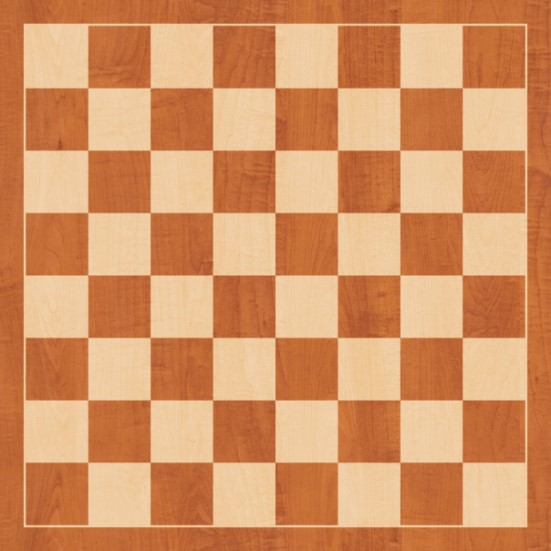
#> input picture chess.jpg, 551 x 551 px
$ jupyter execute corner_detection.ipynb   (shell and % lines are left out)
#> lines starting #> are read from the running program, lines starting #| are printed output that depends on the picture; after the words box and inside, x2 and y2 are one past the last pixel; in counts of white or black regions, pixels touching at a corner belong together
[cell 1]
import cv2
import numpy as np
import matplotlib.pyplot as plt

[cell 2]
flat_chess = cv2.imread("chess.jpg")
#> flat_chess is the input picture: shape (551, 551, 3); mean B, G, R 99.4, 146.8, 212
flat_chess = cv2.cvtColor(flat_chess, cv2.COLOR_RGB2BGR)

[cell 3]
plt.imshow(flat_chess)

[cell 4]
gray_flat_chess = cv2.cvtColor(flat_chess, cv2.COLOR_BGR2GRAY)
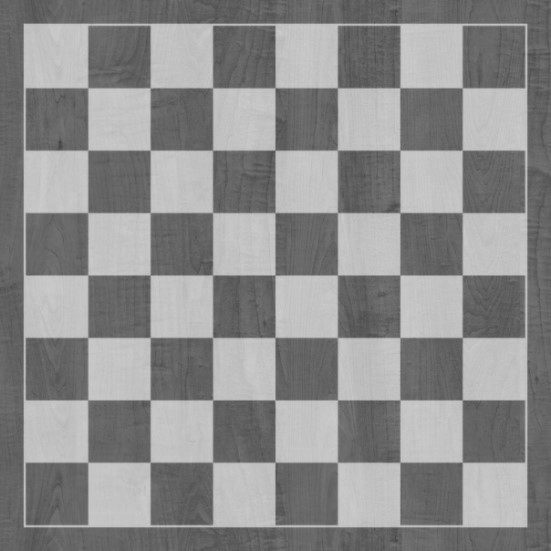
#> gray_flat_chess: shape (551, 551); min 68, max 204, mean 140.1

[cell 5]
plt.imshow(gray_flat_chess, cmap="gray")

[cell 6]
real_chess = cv2.imread("real_chess.jpg")
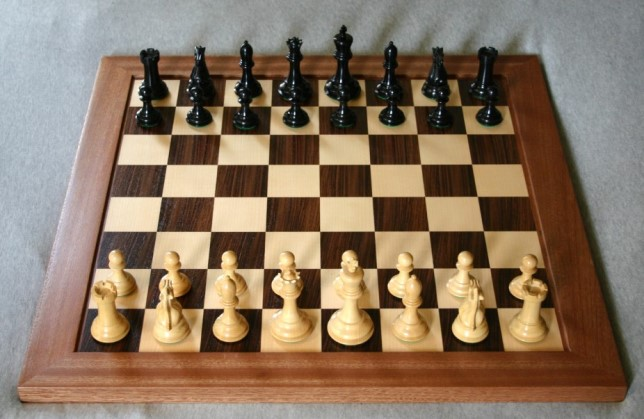
#> input picture real_chess.jpg, 644 x 419 px
#> real_chess is the input picture: shape (419, 644, 3); mean B, G, R 98, 117.6, 137.6
real_chess = cv2.cvtColor(real_chess, cv2.COLOR_RGB2BGR)

[cell 7]
plt.imshow(real_chess)

[cell 8]
gray_real_chess = cv2.cvtColor(real_chess, cv2.COLOR_BGR2GRAY)
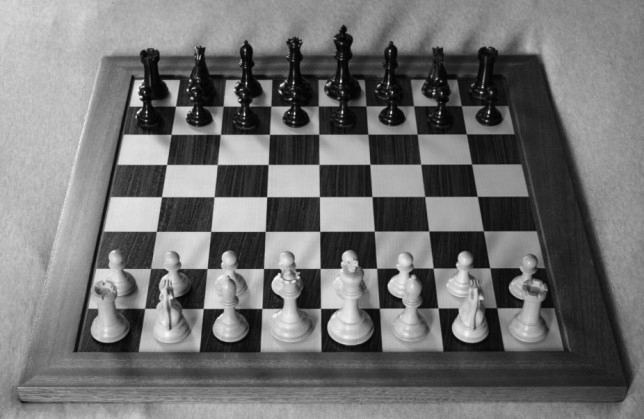
#> gray_real_chess: shape (419, 644); min 0, max 248, mean 114
plt.imshow(gray_real_chess, cmap="gray")

[cell 9]
gray = np.float32(gray_flat_chess)

[cell 10]
dst = cv2.cornerHarris(src=gray, blockSize=2, ksize=3, k=0.04)

[cell 11]
dst = cv2.dilate(dst, None)
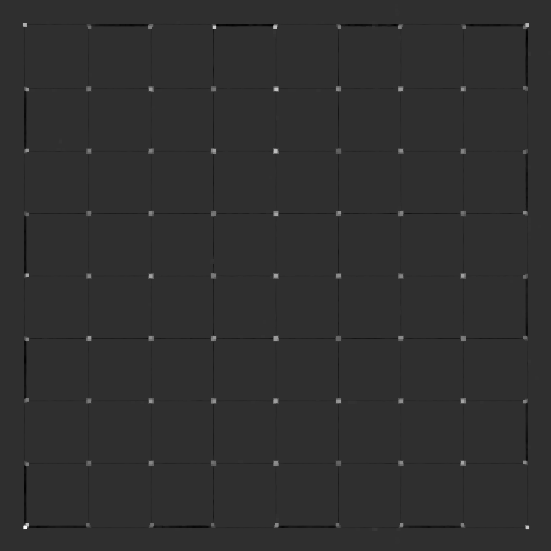
#> dst: shape (551, 551) float32; min -622945.6, max 2723332.2, mean 434.8; drawn with min black and max white
flat_chess[dst > 0.01*dst.max()] = [255, 0, 0]
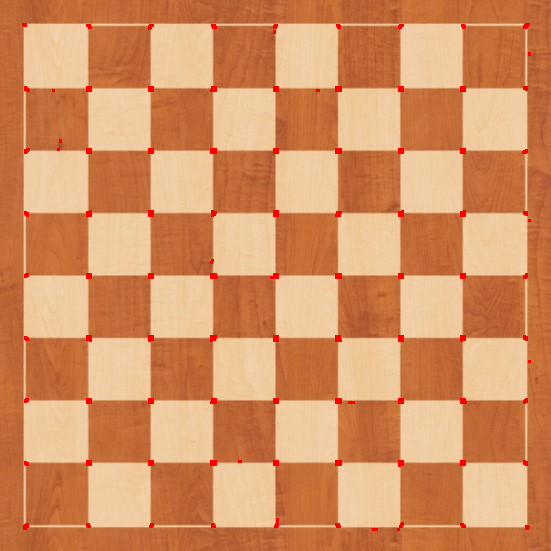
#> flat_chess: shape (551, 551, 3); mean R, G, B 212.3, 145.4, 98.4

[cell 12]
plt.imshow(flat_chess)

[cell 13]
gray = np.float32(gray_real_chess)
#> gray: shape (419, 644) float32
dst = cv2.cornerHarris(src=gray, blockSize=2, ksize=3, k=0.04)
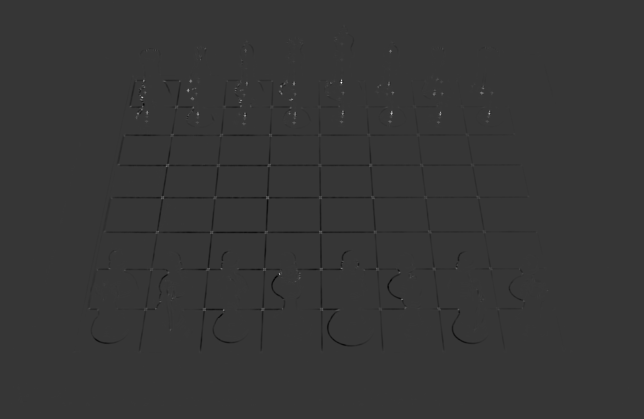
#> dst: shape (419, 644) float32; min -32803402, max 119337440, mean -199889.2; drawn with min black and max white

[cell 14]
dst = cv2.dilate(dst, None)
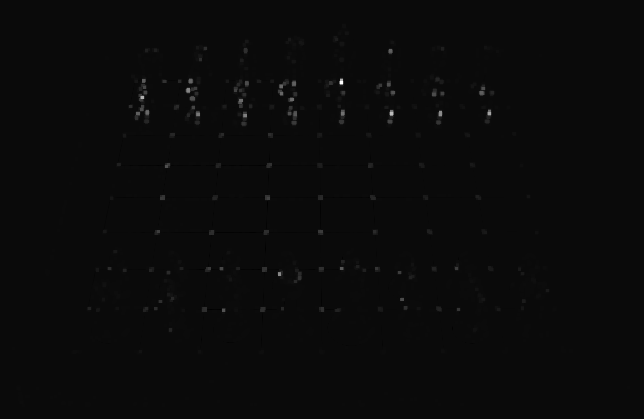
#> dst: shape (419, 644) float32; min -5358241.5, max 119337440, mean 248942; drawn with min black and max white
real_chess[dst > 0.01*dst.max()] = [255, 0, 0]
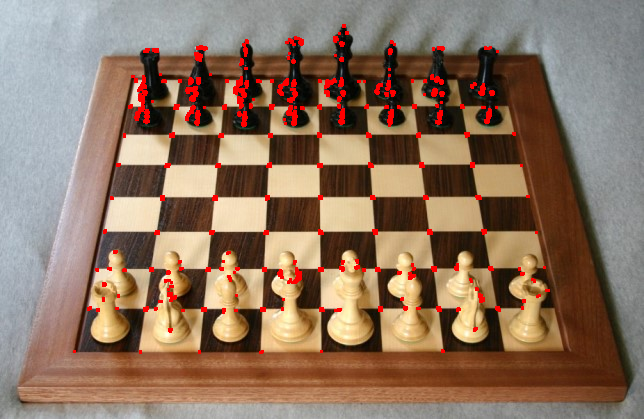
#> real_chess: shape (419, 644, 3); mean R, G, B 141.3, 115.3, 96.2

[cell 15]
plt.imshow(real_chess)

## SHI- TOMASI DETECTOR

[cell 16]
corners = cv2.goodFeaturesToTrack(image=gray_flat_chess, maxCorners=5, qualityLevel=0.01, minDistance=10) ## maxCorners=-1 return all corners
#> corners = [[274, 151], [276, 274], [276, 463], [24, 24], [274, 399]]

[cell 17]
corners = np.int0(corners)

[cell 18]
for i in corners:
    x,y = i.ravel()
    cv2.circle(flat_chess, (x,y), 10, (255, 0, 0 ), -1)
#> this loop made 5 passes
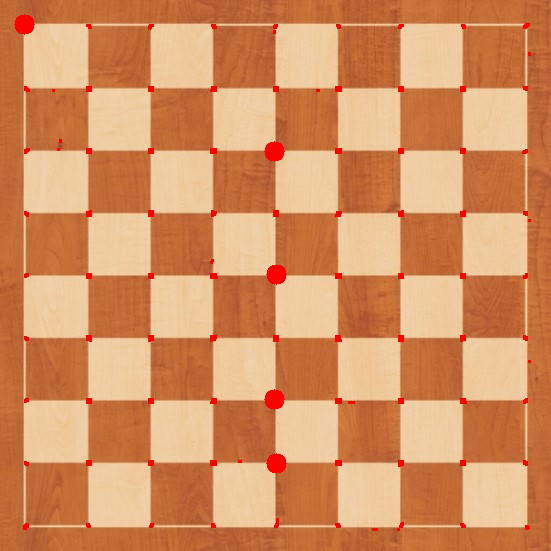
#> flat_chess: shape (551, 551, 3); 0.47% of pixels changed, all inside (x1, y1, x2, y2) = (14, 14, 287, 474)

[cell 19]
plt.imshow(flat_chess)

[cell 20]
corners = cv2.goodFeaturesToTrack(image=gray_flat_chess, maxCorners=80,
                                  qualityLevel=0.01, minDistance=10)  # maxCorners=-1 return all corners
#> corners = 80 rows, first 8: [274, 151], [276, 274], [276, 463], [24, 24], [274, 399], [24, 526], [149, 276], [276, 89]

corners = np.int0(corners)

for i in corners:
    x,y = i.ravel()
    cv2.circle(flat_chess, (x,y), 10, (0, 255, 0), -1)
#> this loop made 80 passes
#> (x, y) on passes 1 to 12: (274, 151), (276, 274), (276, 463), (24, 24), (274, 399), (24, 526), (149, 276), (276, 89), (274, 26), (526, 24), (526, 526), (463, 399)
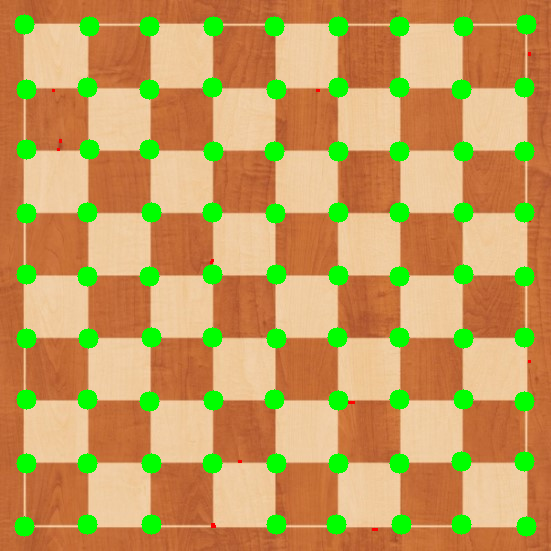
#> flat_chess: shape (551, 551, 3); 8.35% of pixels changed, all inside (x1, y1, x2, y2) = (14, 14, 537, 537)
